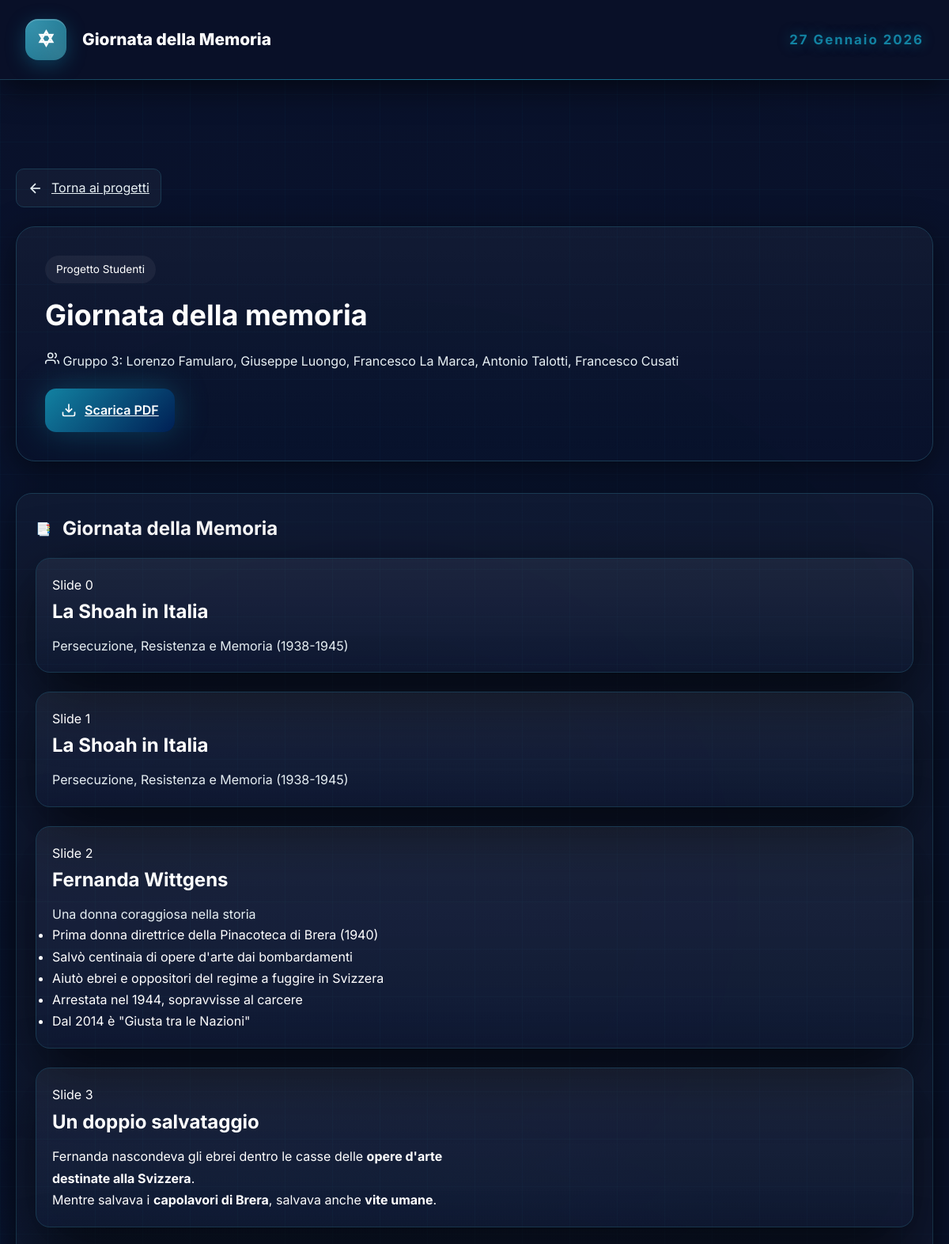
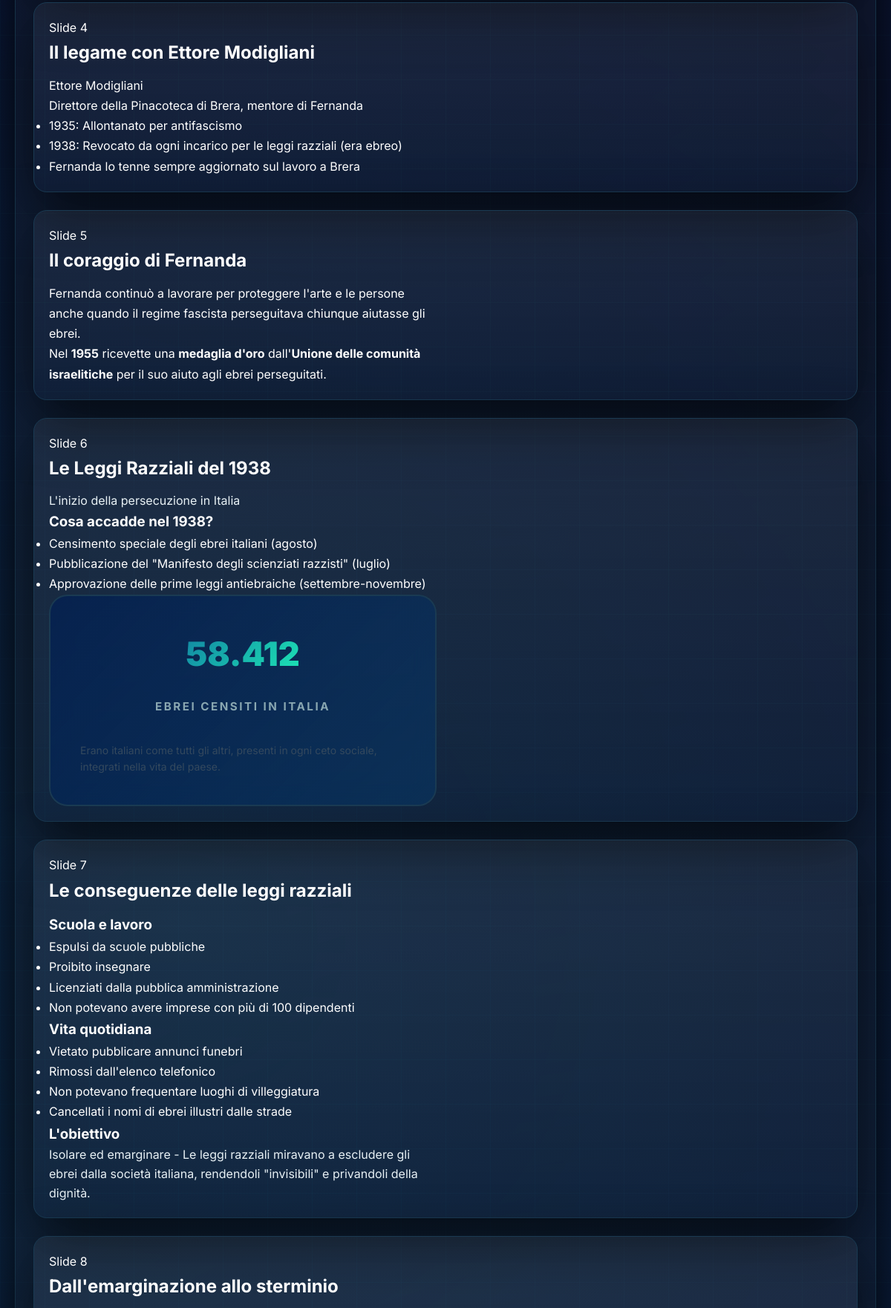
Screenshot of /article/4 (upper part) with the database file from the repository (2 pictures, top to bottom).
### myapp/models.py (models this page shows)
class Article(models.Model):
    article_id = models.AutoField(primary_key=True)
    article_title = models.CharField(max_length=300)
    smart_description = models.TextField()
    slides_number = models.IntegerField()
    images_number = models.IntegerField()
    pdf = models.FileField(default='pdf')
    group = models.CharField(
        max_length=300,
        choices=[
            (
                "Gruppo 1: Emanuele Magno, Lara Maglione, Antonio De Luca, Luca Pelerusso, Emanuele Cardamuro",
                "Gruppo 1: Emanuele Magno, Lara Maglione, Antonio De Luca, Luca Pelerusso, Emanuele Cardamuro"
            ),
            (
                "Gruppo 2: Carmine Ciccarelli, Filippo Cuccurullo, Giuseppe Cotrufo, Antonio Ventriglia, Antonio De Fenza, Lorenzo Di Guida",
                "Gruppo 2: Carmine Ciccarelli, Filippo Cuccurullo, Giuseppe Cotrufo, Antonio Ventriglia, Antonio De Fenza, Lorenzo Di Guida"
            ),
            (
                "Gruppo 3: Lorenzo Famularo, Giuseppe Luongo, Francesco La Marca, Antonio Talotti, Francesco Cusati",
                "Gruppo 3: Lorenzo Famularo, Giuseppe Luongo, Francesco La Marca, Antonio Talotti, Francesco Cusati"
            ),
            (
                "Gruppo 4: Alejandro Russo, Francesco Cotroneo, Paolo Campana, Emanuele Iuliano, Alessandro De Fenzo",
                "Gruppo 4: Alejandro Russo, Francesco Cotroneo, Paolo Campana, Emanuele Iuliano, Alessandro De Fenzo"
            ),
        ]
    )

class Presentation(models.Model):
    presentation_id = models.AutoField(primary_key=True)
    title = models.CharField(max_length=300)
    article = models.ForeignKey(
        Article,
        on_delete=models.CASCADE,
        related_name="presentations"
    )

class Slide(models.Model):
    presentation = models.ForeignKey(
        Presentation,
        on_delete=models.CASCADE,
        related_name="slides"
    )
    slide_number = models.PositiveIntegerField()
    slide_title = models.CharField(max_length=300,  default='Untitled Slide')
    slide_text = models.TextField()
    class Meta:
        ordering = ["slide_number"]

### myapp/views.py (the view)
# urls.py: path('article/<int:article_id>', views.article, name='article'),
def article(request, article_id):
    article = get_object_or_404(Article, article_id=article_id)
    context = {
        "article": article,
    }
    return render(request, 'article.html', context)

### myapp/templates/article.html (shortened to what this page needs)
{% load static %}
<!DOCTYPE html>
<html lang="it">
<head>
    <link rel="stylesheet" href="{% static 'style.css' %}">
</head>
<body class="article-page">
    <nav class="navbar">
        <div class="nav-container">
            <div class="nav-brand">
                <div class="brand-icon">✡</div>
                <span class="brand-text">Giornata della Memoria</span>
            </div>
            <div class="nav-date">27 Gennaio 2026</div>
        </div>
    </nav>
    <main class="main-content">
        <section class="article-detail-section">
            <div class="container">
                <a href="{% url 'index' %}" class="back-button">
                    <svg width="20" height="20" viewBox="0 0 24 24" fill="none" stroke="currentColor" stroke-width="2">
                        <line x1="19" y1="12" x2="5" y2="12"/>
                        <polyline points="12 19 5 12 12 5"/>
                    </svg>
                    <span>Torna ai progetti</span>
                </a>
                <div class="article-hero">
                    <div class="article-hero-content">
                        <div class="article-badge">Progetto Studenti</div>
                        <h1 class="article-title">{{ article.article_title }}</h1>
                        <div class="article-meta">
                            <div class="meta-item">
                                <svg width="18" height="18" viewBox="0 0 24 24" fill="none" stroke="currentColor" stroke-width="2">
                                    <path d="M17 21v-2a4 4 0 0 0-4-4H5a4 4 0 0 0-4 4v2"/>
                                    <circle cx="9" cy="7" r="4"/>
                                    <path d="M23 21v-2a4 4 0 0 0-3-3.87"/>
                                    <path d="M16 3.13a4 4 0 0 1 0 7.75"/>
                                </svg>
                                <span>{{ article.group }}</span>
                            </div>
                        </div>
                        <a href="{% static '' %}{{article.pdf}}" class="pdf-button" target="_blank">
                            <svg width="20" height="20" viewBox="0 0 24 24" fill="none" stroke="currentColor" stroke-width="2">
                                <path d="M21 15v4a2 2 0 0 1-2 2H5a2 2 0 0 1-2-2v-4"/>
                                <polyline points="7 10 12 15 17 10"/>
                                <line x1="12" y1="15" x2="12" y2="3"/>
                            </svg>
                            <span>Scarica PDF</span>
                        </a>
                    </div>
                </div>
                <div class="presentations-container">
                    {% for presentation in article.presentations.all %}
                    <div class="presentation" data-aos="fade-up">
                        <div class="presentation-header">
                            <div class="presentation-icon">📑</div>
                            <h2 class="presentation-title">{{ presentation.title }}</h2>
                        </div>
                        <div class="slides-wrapper">
                            {% for slide in presentation.slides.all %}
                            <div class="slide-card" data-aos="zoom-in" data-aos-delay="{{ forloop.counter0|add:50 }}">
                                <div class="slide-header">
                                    <div class="slide-number-badge">
                                        <span class="slide-label">Slide</span>
                                        <span class="slide-num">{{ slide.slide_number }}</span>
                                    </div>
                                </div>
                                <div class="slide-content-wrapper">
                                    <div class="slide-text-content">
                                        <h2>{{ slide.slide_title }}</h2>
                                        <p>{{ slide.slide_text|safe }}</p>
                                    </div>
                                </div>
                            </div>
                            {% endfor %}
                        </div>
                    </div>
                    {% endfor %}
                </div>
            </div>
        </section>
    </main>
</body>
</html>

### rows the page displays
Article: article_title "Giornata della memoria", group "Gruppo 3: Lorenzo Famularo, Giuseppe Luongo, Francesco La Marca, Antonio Talotti, Francesco Cusati"
Presentation: title "Giornata della Memoria"
Slide: slide_number "0", slide_title "La Shoah in Italia", slide_text "Persecuzione, Resistenza e Memoria (1938-1945)"
Slide: slide_number "1", slide_title "La Shoah in Italia", slide_text "Persecuzione, Resistenza e Memoria (1938-1945)"
Slide: slide_number "2", slide_title "Fernanda Wittgens", slide_text "Una donna coraggiosa nella storia Prima donna direttrice della Pinacoteca di Brera (1940) Salvò centinaia di opere d'arte dai bombardamenti Aiutò ebrei e oppositori del regime a fuggire in Svizzera Arrestata nel 1944, sopravvisse al carcere Dal 2014 è \"Giusta tra le Nazioni\""
Slide: slide_number "3", slide_title "Un doppio salvataggio", slide_text "Fernanda nascondeva gli ebrei dentro le casse delle opere d'arte destinate alla Svizzera . Mentre salvava i capolavori di Brera , salvava anche vite umane ."
Slide: slide_number "4", slide_title "Il legame con Ettore Modigliani", slide_text "Ettore Modigliani Direttore della Pinacoteca di Brera, mentore di Fernanda 1935: Allontanato per antifascismo 1938: Revocato da ogni incarico per le leggi razziali (era ebreo) Fernanda lo tenne sempre aggiornato sul lavoro a Brera"
Slide: slide_number "5", slide_title "Il coraggio di Fernanda", slide_text "Fernanda continuò a lavorare per proteggere l'arte e le persone anche quando il regime fascista perseguitava chiunque aiutasse gli ebrei. Nel 1955 ricevette una medaglia d'oro dall' Unione delle comunità israelitiche per il suo aiuto agli ebrei perseguitati."
Slide: slide_number "6", slide_title "Le Leggi Razziali del 1938", slide_text "L'inizio della persecuzione in Italia Cosa accadde nel 1938? Censimento speciale degli ebrei italiani (agosto) Pubblicazione del \"Manifesto degli scienziati razzisti\" (luglio) Approvazione delle prime leggi antiebraiche (settembre-novembre) 58.412 EBREI CENSITI IN ITALIA Erano italiani come tutti gli altri, presenti in ogni ceto sociale, integrati nella vita del paese."
Slide: slide_number "7", slide_title "Le conseguenze delle leggi razziali", slide_text "Scuola e lavoro Espulsi da scuole pubbliche Proibito insegnare Licenziati dalla pubblica amministrazione Non potevano avere imprese con più di 100 dipendenti Vita quotidiana Vietato pubblicare annunci funebri Rimossi dall'elenco telefonico Non potevano frequentare luoghi di villeggiatura Cancellati i nomi di ebrei illustri dalle strade L'obiettivo Isolare ed emarginare - Le leggi razziali miravano a escludere gli ebrei dalla società italiana, rendendoli \"invisibili\" e privandoli della dignità."
Slide: slide_number "8", slide_title "Dall'emarginazione allo sterminio"
